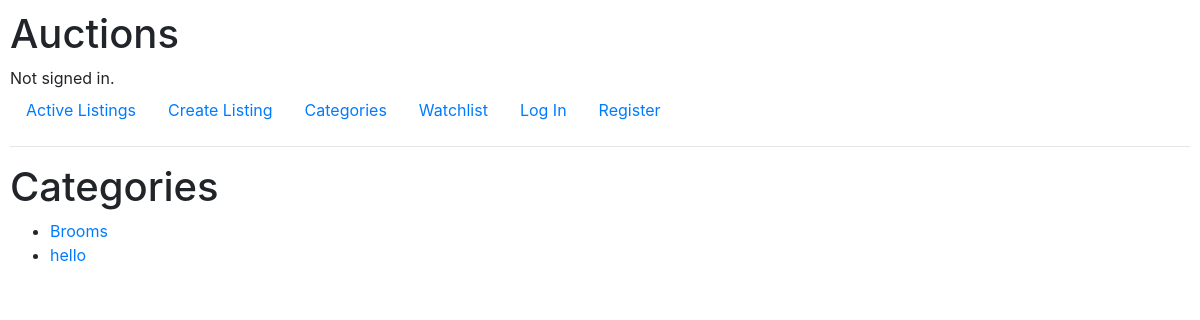
Page /categories on the earlier database version.
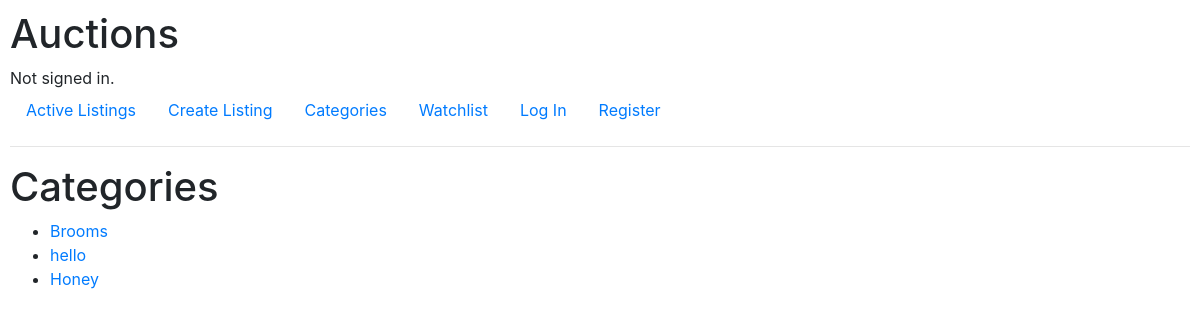
Same page on the later database version.
### auctions/models.py (models this page shows)
class Category(models.Model):
    name = models.CharField(max_length=32, unique=True)
    def __str__(self):
        return f"{self.name}"

### auctions/views.py (the view)
# urls.py: path("categories", views.categories, name="categories"),
def categories(request):
    categories = Category.objects.all()
    return render(request, "auctions/categories.html", {
        "categories": categories,
    })

### auctions/templates/auctions/categories.html
{% extends "auctions/layout.html" %}
{% block body %}
<h1>Categories</h1>
<ul>
    {% for category in categories %}
        <li><a href="{% url 'category' category.name %}">{{ category }}</a></li>
    {% empty %}
        <li>No categories.</li>
    {% endfor %}
</ul>
{% endblock %}

Differences in the rows shown:
added Category: name "Honey"
